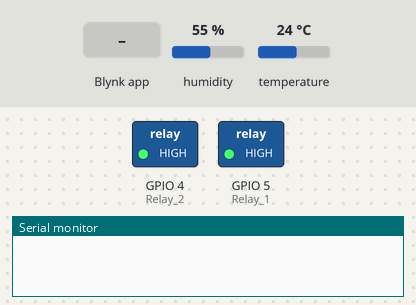
Recording of a sketch running on a simulated ESP8266 (NodeMCU). Shown: switched loads named in the sketch (green lamp = pin HIGH), the last lines printed to the serial monitor. The inputs (shaded band) are chosen by the test bench; at power-on: humidity 55 %, temperature 24 °C. WiFi joins after 1.5 s; servers stay silent unless stated.

Above: at 3.0 s.
3.1 s: Blynk app writes 0 to V1
At 3.9 s:
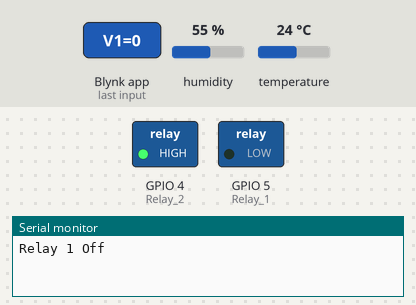
4.7 s: Blynk app writes 1 to V1
At 6.0 s:
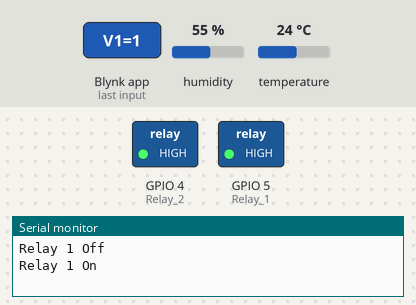
6.3 s: Blynk app writes 0 to V2
At 7.2 s:
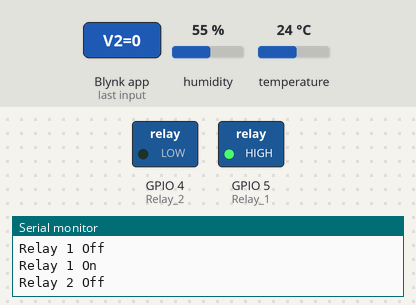
7.9 s: Blynk app writes 1 to V2
At 9.4 s:
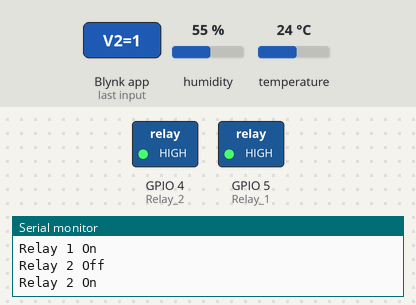
Timing chart, 0 to 10.6 s (numbered marks = the images above; inputs shaded):
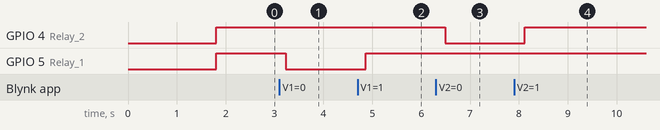

The sketch:

plant.ino
```cpp
#define BLYNK_PRINT Serial    // Comment this out to disable prints and save space

#include <SPI.h>
#include <ESP8266WiFi.h>
#include <BlynkSimpleEsp8266.h>
#include <SimpleTimer.h>
#include <DHT.h>

const int Relay_1 = 5;       // led grow light
const int Relay_2 = 4;        //Oxygen

// You should get Auth Token in the Blynk App.
// Go to the Project Settings (nut icon).
char auth[] = ""; //Enter the Auth code which was send by Blink


String apiKey = "";     //  Enter your Write API key from ThingSpeak
const char* server = "api.thingspeak.com";


// Your WiFi credentials.
// Set password to "" for open networks.
char ssid[] = "";  //Enter your WIFI Name
char pass[] = "";  //Enter your WIFI Password

#define DHTPIN 12          // Digital pin D6

WiFiClient client;

// Uncomment whatever type you're using!
#define DHTTYPE DHT11     // DHT 11
//#define DHTTYPE DHT22   // DHT 22, AM2302, AM2321
//#define DHTTYPE DHT21   // DHT 21, AM2301

DHT dht(DHTPIN, DHTTYPE);
SimpleTimer timer;

// This function sends Arduino's up time every second to Virtual Pin (5).
// In the app, Widget's reading frequency should be set to PUSH. This means
// that you define how often to send data to Blynk App.
void sendSensor()
{
  float h = dht.readHumidity();
  float t = dht.readTemperature(); // or dht.readTemperature(true) for Fahrenheit

  if (isnan(h) || isnan(t)) {
    Serial.println("Failed to read from DHT sensor!");
    return;
  }
  // You can send any value at any time.
  // Please don't send more that 10 values per second.
  Blynk.virtualWrite(V5, h);  //V5 is for Humidity
  Blynk.virtualWrite(V6, t);  //V6 is for Temperature
}

void setup()
{
    Serial.begin(9600); // See the connection status in Serial Monitor
  Blynk.begin(auth, ssid, pass);

  pinMode(Relay_1, OUTPUT);   //Define LED GROW LIGHT
  pinMode(Relay_2, OUTPUT);   //DEFINE OXYGEN
  digitalWrite(Relay_1, HIGH);  //LED GROW LIGHT ON
  digitalWrite(Relay_2, HIGH);  //OXYGEN ON

  dht.begin();
 WiFi.begin(ssid, pass);
  // Setup a function to be called every second
  timer.setInterval(1000L, sendSensor);
}

void loop()
{
Blynk.run();
Blynk.run(); // Initiates Blynk
timer.run(); // Initiates SimpleTimer

  float h = dht.readHumidity();
  float t = dht.readTemperature(); // or dht.readTemperature(true) for Fahrenheit

  if (client.connect(server,80))   //   "184.106.153.149" or api.thingspeak.com
                      {

                             String postStr = apiKey;
                             postStr +="&field1=";
                             postStr += String(t);
                             postStr +="&field2=";
                             postStr += String(h);
                             postStr += "\r\n\r\n";

                             client.print("POST /update HTTP/1.1\n");
                             client.print("Host: api.thingspeak.com\n");
                             client.print("Connection: close\n");
                             client.print("X-THINGSPEAKAPIKEY: "+apiKey+"\n");
                             client.print("Content-Type: application/x-www-form-urlencoded\n");
                             client.print("Content-Length: ");
                             client.print(postStr.length());
                             client.print("\n\n");
                             client.print(postStr);
                      }


 //client.stop();
 //delay(1000);
}


/********************** Relay 1  ON/OFF V1 *******************************/
BLYNK_WRITE(V1)
  {
  int pinValue = param.asInt();
  if (pinValue == 1)
    {
    digitalWrite(Relay_1, HIGH);
    Serial.println("Relay 1 On");
    }
  else if (pinValue == 0)
    {
    digitalWrite(Relay_1, LOW);
    Serial.println("Relay 1 Off");
    }
  }


/********************** Relay 2  ON/OFF V2 *******************************/
BLYNK_WRITE(V2)
  {
  int pinValue = param.asInt();
  if (pinValue == 1)
    {
    digitalWrite(Relay_2, HIGH);
    Serial.println("Relay 2 On");
    }
  else if (pinValue == 0)
    {
    digitalWrite(Relay_2, LOW);
    Serial.println("Relay 2 Off");
    }
  }
```

Measured:
- after the input at 3.1 s, GPIO 5 (Relay_1): HIGH → LOW after 0.13 s
- after the input at 4.7 s, GPIO 5 (Relay_1): LOW → HIGH after 0.16 s
- after the input at 6.3 s, GPIO 4 (Relay_2): HIGH → LOW after 0.19 s
- after the input at 7.9 s, GPIO 4 (Relay_2): LOW → HIGH after 0.22 s
